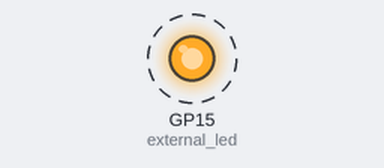
The program below on a simulated Raspberry Pi Pico running MicroPython. Shown: output pins drawn as LEDs (lit = HIGH). Dashed ring = blinking.

Above: at 0.2 s.
Timing chart, 0 to 3.0 s (numbered marks = the images above):
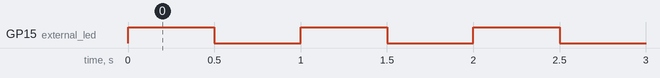

Measured:
- by itself, GP15 (external_led): alternates HIGH for 0.50 s and LOW for 0.50 s

The program:

External_LED_blinking.py
```python
from machine import Pin
import time
# We use 15 because we plugged it into GP15
external_led = Pin(15, Pin.OUT)

while True:
    external_led.toggle()      # Switches the LED state (On to Off, Off to On)
    time.sleep(0.5)
#external_led.value(1) # Turn it on
```
